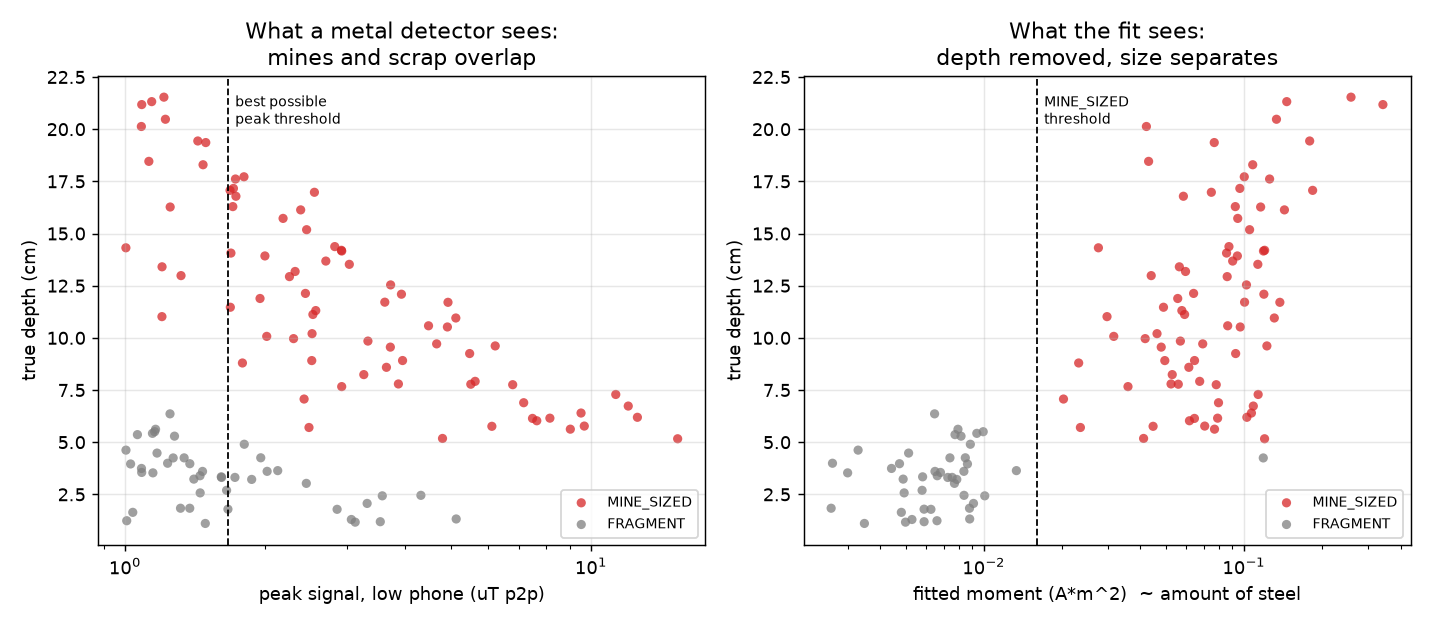

Reproduce this figure in Python.
"""
benchmark.py - does the dipole fit actually sort mines from scrap?

Runs N randomised buried objects through the same simulated two-phone scan and
the SAME fit + classify code the dog runs, then scores the labels against truth.

It also scores the baseline that a plain metal detector already gives you:
threshold the peak signal. That baseline is handed its best possible threshold,
chosen in hindsight on this very data, so the comparison is deliberately unfair
in its favour. Beating it anyway is the point of the whole project.

    python benchmark.py                 # 300 trials, writes benchmark.png
    python benchmark.py --trials 60     # quick check

Why the two are not the same: peak signal confounds size with depth. A big
object 20 cm down and a small one 3 cm down give the same peak. The fit uses the
WIDTH of the anomaly and the low/high phone ratio to get depth first, and only
then converts strength into size.
"""
import argparse
import json
from multiprocessing import Pool

import numpy as np

import dipole

MINE, FRAG, NONE, RESCAN = dipole.MINE, dipole.FRAG, dipole.NONE, dipole.RESCAN
TRUTHS = (MINE, FRAG, NONE)

# Object populations. Ranges overlap in peak signal on purpose: that overlap is
# exactly the false-alarm problem deminers have.
MINE_MOMENT = (0.020, 0.120)   # A*m^2, steel-cased mine / UXO body
MINE_DEPTH = (0.05, 0.25)      # m, buried
FRAG_MOMENT = (0.001, 0.010)   # A*m^2, nails, keys, bolts, shrapnel
FRAG_DEPTH = (0.01, 0.10)      # m, scrap sits shallow


def make_trial(rng):
    """One randomised buried object plus the conditions it is scanned under."""
    truth = rng.choice(TRUTHS, p=[0.4, 0.4, 0.2])
    inc = np.radians(rng.uniform(63, 69))          # Boston-ish inclination
    e_hat = np.array([np.cos(inc), 0.0, -np.sin(inc)])

    if truth == MINE:
        moment = rng.uniform(*MINE_MOMENT)
        depth = rng.uniform(*MINE_DEPTH)
        # An intact steel body magnetises along the Earth's field.
        d = e_hat + rng.normal(0, 0.18, 3)
    elif truth == FRAG:
        moment = rng.uniform(*FRAG_MOMENT)
        depth = rng.uniform(*FRAG_DEPTH)
        d = rng.normal(0, 1, 3)                    # scrap points anywhere
    else:
        moment, depth, d = 0.0, 0.10, e_hat

    return dict(
        truth=truth, e_hat=e_hat, moment=moment, depth=depth,
        m_vec=moment * d / np.linalg.norm(d),
        # the drone only flags the spot approximately
        offset=rng.uniform(-0.04, 0.04, 2),
        # the dog's own magnetism, constant per phone during a scan
        dog=np.array([rng.uniform(0.5, 2.5), rng.uniform(-1.5, 1.5), rng.uniform(-1, 1)]),
        noise=rng.uniform(0.3, 0.8),               # uT per sample
        jitter=rng.uniform(0.005, 0.015),          # m, how sloppily the dog steps
        seed=int(rng.integers(1 << 30)),
    )


def scan(trial, h_low, h_high, pattern, points, step, samples):
    """Simulate one scan: returns sensor positions, both phones' totals, noise (uT)."""
    rng = np.random.default_rng(trial["seed"])
    e_hat = trial["e_hat"]
    earth = 51.0 * e_hat
    src = np.array([*trial["offset"], -trial["depth"]])

    xy = dipole.scan_offsets(pattern, points, step)
    xy = xy + rng.normal(0, trial["jitter"], xy.shape)   # the dog misses its mark

    totals, ses = [], []
    for h, dog_scale in ((h_low, 1.0), (h_high, 0.6)):
        obs = np.column_stack([xy, np.full(len(xy), h)])
        b = earth + trial["dog"] * dog_scale
        if trial["moment"] > 0:
            b = b + dipole.dipole_b(obs, src, trial["m_vec"])
        b = np.broadcast_to(b, (len(xy), 3))
        # `samples` readings per point, as read_pair() averages them on real phones
        draws = b[:, None, :] + rng.normal(0, trial["noise"], (len(xy), samples, 3))
        norms = np.linalg.norm(draws, axis=2)
        totals.append(np.median(norms, axis=1))
        ses.append(np.std(norms, axis=1) / np.sqrt(samples))
    return xy, totals[0], totals[1], float(np.median(np.maximum(*ses)))


def run_trial(args):
    """Full pipeline on one trial, including the automatic rescan field_scan does."""
    trial, cfg = args
    for attempt, samples in enumerate([cfg["samples"], 2 * cfg["samples"]]):
        xy, t_low, t_high, noise = scan(trial, cfg["h_low"], cfg["h_high"],
                                        cfg["pattern"], cfg["points"], cfg["step"], samples)
        fit = dipole.fit_dipole(xy, t_low, t_high, cfg["h_low"], cfg["h_high"], trial["e_hat"])
        label = dipole.classify(fit, cfg["threshold"], noise)
        if label != RESCAN:
            break
    return dict(truth=trial["truth"], label=label, p2p=fit.p2p_uT, noise=noise,
                moment=fit.moment, depth=fit.depth, r2=fit.r2,
                true_moment=trial["moment"], true_depth=trial["depth"],
                detected=label != NONE, rescanned=attempt > 0)


def baseline_labels(rows, cut):
    """What a plain metal detector gives you: threshold the peak signal."""
    return [NONE if not r["detected"] else (MINE if r["p2p"] >= cut else FRAG) for r in rows]


def best_baseline(rows):
    """Hand the baseline its best possible peak threshold, chosen on this data."""
    truths = [r["truth"] for r in rows]
    cuts = sorted({round(r["p2p"], 3) for r in rows})
    best = max(cuts, key=lambda c: sum(a == b for a, b in zip(baseline_labels(rows, c), truths)))
    return best, baseline_labels(rows, best)


def confusion(truths, labels):
    cols = [MINE, FRAG, NONE, RESCAN]
    return {t: {c: sum(1 for a, b in zip(truths, labels) if a == t and b == c) for c in cols}
            for t in TRUTHS}


def score(truths, labels):
    n = len(truths)
    correct = sum(a == b for a, b in zip(truths, labels))
    # The dangerous error: a mine called scrap or called empty. RESCAN is not a
    # miss, it is never treated as safe and still goes to a human.
    missed = sum(1 for a, b in zip(truths, labels) if a == MINE and b in (FRAG, NONE))
    false_alarm = sum(1 for a, b in zip(truths, labels) if a != MINE and b == MINE)
    n_not_mine = sum(1 for t in truths if t != MINE)
    return dict(accuracy=correct / n, missed_mines=missed,
                n_mines=sum(1 for t in truths if t == MINE),
                false_alarms=false_alarm, n_not_mine=n_not_mine,
                false_alarm_rate=false_alarm / n_not_mine if n_not_mine else 0.0)


def detected_score(rows, labels):
    """Score only the objects the phones could actually see. This separates what
    the CLASSIFIER gets wrong from what the SENSOR simply cannot reach."""
    pairs = [(r["truth"], l) for r, l in zip(rows, labels) if r["detected"]]
    if not pairs:
        return None
    correct = sum(a == b for a, b in pairs)
    fa = sum(1 for a, b in pairs if a != MINE and b == MINE)
    n_not_mine = sum(1 for a, _ in pairs if a != MINE)
    return dict(n=len(pairs), correct=correct, accuracy=correct / len(pairs),
                false_alarms=fa, n_not_mine=n_not_mine)


def depth_reach(moment, e_hat, h_low, points, step, floor_uT):
    """Deepest a dipole of this moment can sit and still clear the detection floor."""
    xy = dipole.scan_offsets("cross", points, step)
    obs = np.column_stack([xy, np.full(len(xy), h_low)])
    lo, hi = 0.01, 1.2
    for _ in range(40):
        mid = (lo + hi) / 2
        t = dipole.tfa(obs, np.array([0.0, 0.0, -mid]), moment * e_hat, e_hat)
        if np.ptp(t) >= floor_uT:
            lo = mid
        else:
            hi = mid
    return lo


def print_table(name, truths, labels):
    s = score(truths, labels)
    cm = confusion(truths, labels)
    print(f"\n{name}")
    header = "truth \\ called"
    print(f"  {header:<16}{MINE:>12}{FRAG:>10}{NONE:>11}{RESCAN:>9}")
    for t in TRUTHS:
        row = cm[t]
        print(f"  {t:<16}{row[MINE]:>12}{row[FRAG]:>10}{row[NONE]:>11}{row[RESCAN]:>9}")
    print(f"  accuracy {s['accuracy']*100:.1f}%   "
          f"mines missed {s['missed_mines']}/{s['n_mines']}   "
          f"false alarms {s['false_alarms']}/{s['n_not_mine']} "
          f"({s['false_alarm_rate']*100:.0f}% of non-mines)")
    return s


def save_plot(path, rows, threshold, cut):
    import matplotlib
    matplotlib.use("Agg")
    import matplotlib.pyplot as plt

    colors = {MINE: "#d62728", FRAG: "#7f7f7f", NONE: "#2ca02c"}
    fig, axes = plt.subplots(1, 2, figsize=(11, 4.8), sharey=False)

    ax = axes[0]
    for t in TRUTHS:
        pts = [r for r in rows if r["truth"] == t and r["detected"]]
        if pts:
            ax.scatter([r["p2p"] for r in pts], [r["true_depth"] * 100 for r in pts],
                       c=colors[t], s=26, alpha=.75, edgecolors="none", label=t)
    ax.axvline(cut, color="k", ls="--", lw=1)
    ax.annotate("best possible\npeak threshold", (cut, ax.get_ylim()[1]), xytext=(4, -10),
                textcoords="offset points", fontsize=8, va="top")
    ax.set_xscale("log")
    ax.set_xlabel("peak signal, low phone (uT p2p)")
    ax.set_ylabel("true depth (cm)")
    ax.set_title("What a metal detector sees:\nmines and scrap overlap")
    ax.legend(fontsize=8, loc="lower right")
    ax.grid(alpha=.3)

    ax = axes[1]
    for t in TRUTHS:
        pts = [r for r in rows if r["truth"] == t and r["detected"]]
        if pts:
            ax.scatter([r["moment"] for r in pts], [r["true_depth"] * 100 for r in pts],
                       c=colors[t], s=26, alpha=.75, edgecolors="none", label=t)
    ax.axvline(threshold, color="k", ls="--", lw=1)
    ax.annotate("MINE_SIZED\nthreshold", (threshold, ax.get_ylim()[1]), xytext=(4, -10),
                textcoords="offset points", fontsize=8, va="top")
    ax.set_xscale("log")
    ax.set_xlabel("fitted moment (A*m^2)  ~ amount of steel")
    ax.set_ylabel("true depth (cm)")
    ax.set_title("What the fit sees:\ndepth removed, size separates")
    ax.legend(fontsize=8, loc="lower right")
    ax.grid(alpha=.3)

    fig.tight_layout()
    fig.savefig(path, dpi=130)
    plt.close(fig)


def main():
    ap = argparse.ArgumentParser(description=__doc__,
                                formatter_class=argparse.RawDescriptionHelpFormatter)
    ap.add_argument("--trials", type=int, default=300)
    ap.add_argument("--seed", type=int, default=7)
    ap.add_argument("--h-low", type=float, default=0.05)
    ap.add_argument("--h-high", type=float, default=0.35)
    ap.add_argument("--pattern", choices=["cross", "grid"], default="cross")
    ap.add_argument("--points", type=int, default=9)
    ap.add_argument("--step", type=float, default=0.05)
    ap.add_argument("--samples", type=int, default=40, help="readings averaged per point")
    ap.add_argument("--threshold", type=float, default=0.016, help="moment for MINE_SIZED")
    ap.add_argument("--jobs", type=int, default=0, help="0 = all cores")
    ap.add_argument("--out", default="benchmark.json")
    ap.add_argument("--plot", default="benchmark.png")
    a = ap.parse_args()

    rng = np.random.default_rng(a.seed)
    cfg = dict(h_low=a.h_low, h_high=a.h_high, pattern=a.pattern, points=a.points,
               step=a.step, samples=a.samples, threshold=a.threshold)
    trials = [(make_trial(rng), cfg) for _ in range(a.trials)]

    print(f"{a.trials} randomised objects, {a.pattern} scan of {a.points} points "
          f"at {a.step*100:.0f} cm, {a.samples} readings averaged per point")
    with Pool(a.jobs or None) as pool:
        rows = pool.map(run_trial, trials)

    truths = [r["truth"] for r in rows]
    cut, base = best_baseline(rows)
    s_base = print_table(f"BASELINE  peak-signal threshold at {cut:.2f} uT "
                         f"(best possible, chosen on this data)", truths, base)
    s_fit = print_table("PATSIUK   dipole fit on the same scans", truths,
                        [r["label"] for r in rows])

    for nm, lab in (("BASELINE", base), ("PATSIUK ", [r["label"] for r in rows])):
        d = detected_score(rows, lab)
        if d:
            print(f"  {nm} on the {d['n']} objects above the detection floor: "
                  f"{d['correct']}/{d['n']} correct ({d['accuracy']*100:.0f}%), "
                  f"{d['false_alarms']}/{d['n_not_mine']} scrap called a mine")

    inc = np.radians(66)
    e = np.array([np.cos(inc), 0.0, -np.sin(inc)])
    print("\nsensor reach (peak >= 1.0 uT floor), depth for a given amount of steel:")
    for mom, what in ((0.120, "large UXO"), (0.050, "steel pot / mine stand-in"),
                      (0.020, "small mine body"), (0.005, "keys / bolt")):
        print(f"  {what:<26} {mom:>6.3f} A*m^2  ->  {depth_reach(mom, e, a.h_low, a.points, a.step, 1.0)*100:5.1f} cm")

    det = [r for r in rows if r["truth"] != NONE and r["detected"]]
    if det:
        derr = np.array([r["depth"] - r["true_depth"] for r in det]) * 100
        print(f"\ndepth error on detected objects: median |err| {np.median(np.abs(derr)):.1f} cm, "
              f"RMS {np.sqrt(np.mean(derr**2)):.1f} cm  (n={len(det)})")
    print(f"rescans triggered: {sum(r['rescanned'] for r in rows)}/{len(rows)}")

    save_plot(a.plot, rows, a.threshold, cut)
    json.dump({"config": {**cfg, "trials": a.trials, "seed": a.seed},
               "baseline": {"cut_uT": cut, **s_base}, "patsiuk": s_fit,
               "rows": rows}, open(a.out, "w"), indent=1, default=float)
    print(f"\nplot: {a.plot}   data: {a.out}")
    print(f"\nHEADLINE: peak threshold misses {s_base['missed_mines']}/{s_base['n_mines']} mines "
          f"and false-alarms on {s_base['false_alarm_rate']*100:.0f}% of scrap; "
          f"the fit misses {s_fit['missed_mines']}/{s_fit['n_mines']} "
          f"and false-alarms on {s_fit['false_alarm_rate']*100:.0f}%.")


if __name__ == "__main__":
    main()
